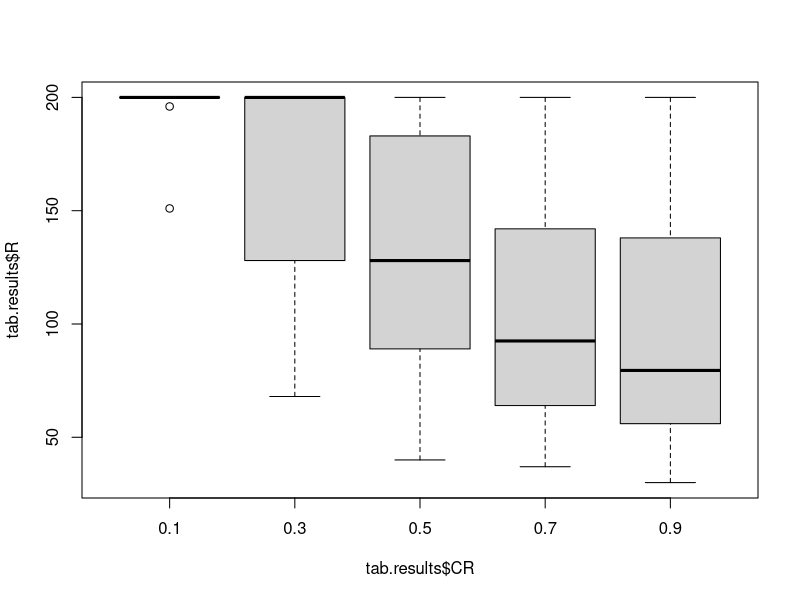
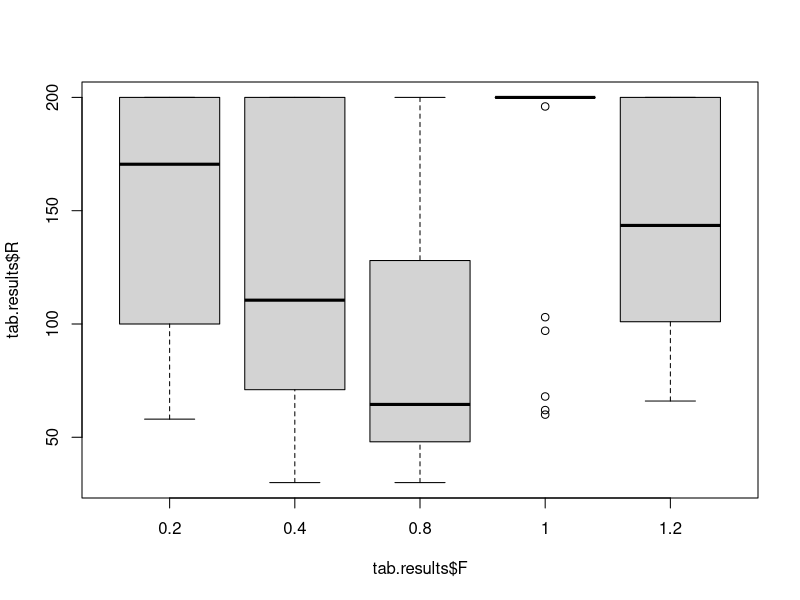
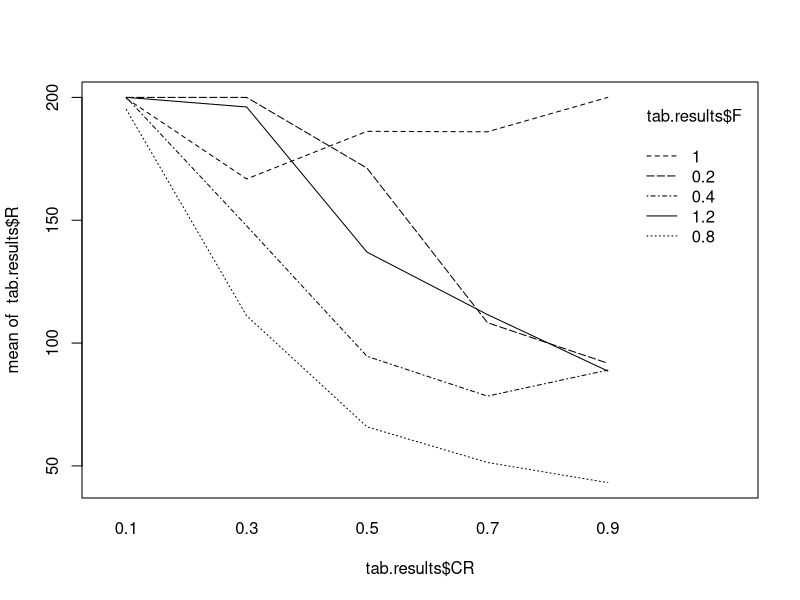

Source code (R) for these figures, in order:
# Analysis of interaction effects on DE parameters
library(DEoptim)

# Rosenbrock Banana function
Rosenbrock <- function(x) {
  x1 <- x[1]
  x2 <- x[2]
  100 * (x2 - x1 * x1)^2 + (1 - x1)^2
}

lower <- c(-10, -10)
upper <- -lower

# sample execution
parameters <- DEoptim.control(VTR = 1.0e-10, CR = 0.5, F = 0.8)
result <- DEoptim(Rosenbrock, lower, upper, parameters)
result$optim$bestmem  # solution found found
result$optim$iter     # Number of iterations

# testing with several CR and F
CRopts <- c(0.1, 0.3, 0.5, 0.7, 0.9)
Fopts <- c(0.2, 0.4, 0.8, 1.0, 1.2)

combos <- expand.grid(CR = CRopts, F = Fopts)

experiment <- function(p)  {
  sink("/dev/null")
  result <- DEoptim(Rosenbrock, lower, upper, 
                    DEoptim.control(VTR = 1.0e-5, CR = p[1], F = p[2]))
  sink()
  c(R = result$optim$iter, p[1], p[2])
}

reps <- 10
exp.results <- do.call(cbind, replicate(reps, apply(combos, 1, experiment), simplify = FALSE))
tab.results <- data.frame(t(exp.results))

tab.results

boxplot(tab.results$R ~ tab.results$CR)
boxplot(tab.results$R ~ tab.results$F)

DE.lm <- lm(formula = R ~ F + CR + F*CR, data = tab.results)

summary(DE.lm)
# plot(DE.lm)

interaction.plot(tab.results$CR, tab.results$F, tab.results$R)


# Some more recipes
# https://statisticsbyjim.com/regression/interaction-effects/
# https://murraylax.org/rtutorials/regression_interaction.html
